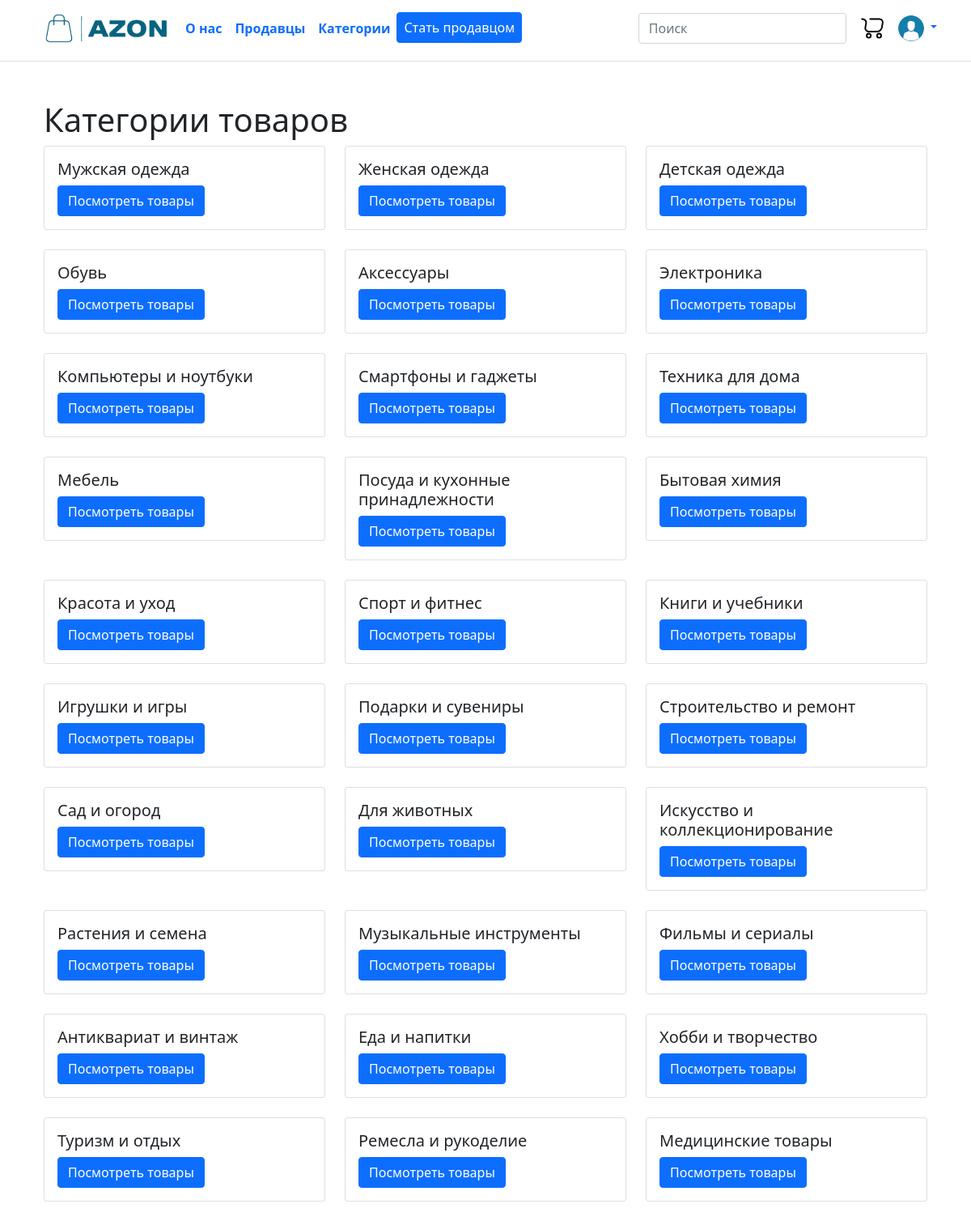
Page /categories (signed in) on the committed database.
### data/categories.py (models this page shows)
class Category(SqlAlchemyBase):
    __tablename__ = 'categories'
    id = sa.Column(sa.Integer, primary_key=True, autoincrement=True)
    name = sa.Column(sa.String, nullable=False)
    items = orm.relationship('Item', back_populates='category')

### main.py (the view)
@app.route('/categories')
def categories():
    sess = get_db_session()
    categories = sess.query(Category).all()[1:]
    return render_template('category.html', title='Категории', categories=categories)

### data/db_session.py (called while the page is built)
def create_session() -> Session:
    global __factory
    return __factory()

### data/get_db_session.py (called while the page is built)
def get_db_session():
    if 'db_session' not in g:
        g.db_session = db_session.create_session()
    return g.db_session

### main.py (called while the page is built)
@app.context_processor
def inject_shops():
    sess = get_db_session()  # Используем функцию для получения сессии
    if current_user.is_authenticated:
        shops = sess.query(Shop).filter(Shop.owner_id == current_user.id).all()
        categories = sess.query(Category).all()
    else:
        shops = []
        categories = []
    return dict(shops=shops, categories=categories)

@login_manager.user_loader
def load_user(user_id):
    db_sess = get_db_session()
    return db_sess.query(User).get(user_id)

### templates/category.html
{% extends "base.html" %}
{% block content %}
  <div class="container">
    <h1 class="mt-5">Категории товаров</h1>
    <div class="row">
      {% for category in categories %}
        <div class="col-md-4 mb-4">
          <div class="card">
            <div class="card-body">
              <h5 class="card-title">{{ category.name }}</h5>
              <a href="{{ url_for('items_by_category', category_id=category.id) }}" class="btn btn-primary">Посмотреть товары</a>
            </div>
          </div>
        </div>
      {% endfor %}
    </div>
  </div>
{% endblock %}

### templates/base.html (shortened to what this page needs)
<!doctype html>
<html lang="en">
<head>
    <link href="https://cdn.jsdelivr.net/npm/bootstrap@5.1.3/dist/css/bootstrap.min.css" rel="stylesheet">
    <link rel="stylesheet" href="{{ url_for('static', filename='css/style.css') }}">
</head>
<body>
<header class="p-9 mb-9 border-bottom" style="padding-bottom: 5px;">
    <div class="container">
      <div class="d-flex flex-wrap align-items-center justify-content-center justify-content-lg-start">
        <a href="/" class="d-flex align-items-center mb-2 mb-lg-0 link-body-emphasis text-decoration-none">
          <img src="{{ url_for('static', filename='img/header/logo.png') }}" height="70px">
        </a>
        <ul class="nav col-12 col-lg-auto me-lg-auto mb-1 justify-content-center mb-md-0 fs-6 fw-bold">
          <li><a href="/about" class="nav-link px-2 link-body-emphasis">О нас</a></li>
          <li><a href="/sellers" class="nav-link px-2 link-body-emphasis">Продавцы</a></li>
          <li><a href="/categories" class="nav-link px-2 link-body-emphasis">Категории</a></li>
          {% if current_user.is_authenticated %}
          <li><a href="/shop/about" class="px-2 btn btn-primary">Стать продавцом</a></li>
          {% endif %}
        </ul>
        <form action="{{ url_for('search_item') }}" method="GET" class="col-1 col-lg-auto mb-3 mb-lg-0 me-lg-3 v234">
            {% if text %}
            <input type="search" class="form-control" placeholder="Поиск" aria-label="Search" name="query" value="{{ text }}">
            {% else %}
            <input type="search" class="form-control" placeholder="Поиск" aria-label="Search" name="query">
            {% endif %}
        </form>
        {% if current_user.is_authenticated %}
        <a href="/cart" class="col-1 col-lg-auto mb-0 mb-lg-0 me-lg-3 ttt"><img src="{{ url_for('static', filename='img/header/shopping_cart.svg') }}" alt="mdo" width="32" height="32"></a>
        <div class="dropdown text-end">
          <a href="#" class="d-block link-body-emphasis text-decoration-none dropdown-toggle" data-bs-toggle="dropdown" aria-expanded="false">
            <img src="{{ url_for('static', filename='img/header/user.png') }}" alt="mdo" width="32" height="32" class="rounded-circle">
          </a>
        </div>
        {% else %}
        <div class="text-end">
          <a class="btn btn btn-primary" href="/login">Войти</a>
        </div>
        {% endif %}
      </div>
    </div>
</header>
<main role="main" class="container">
    {% block content %}{% endblock %}
</main>
</body>
</html>

### rows in the picture
Category: name "Мужская одежда"
Category: name "Женская одежда"
Category: name "Детская одежда"
Category: name "Обувь"
Category: name "Аксессуары"
Category: name "Электроника"
Category: name "Компьютеры и ноутбуки"
Category: name "Смартфоны и гаджеты"
Category: name "Техника для дома"
Category: name "Мебель"
Category: name "Посуда и кухонные принадлежности"
Category: name "Бытовая химия"
Category: name "Красота и уход"
Category: name "Спорт и фитнес"
Category: name "Книги и учебники"
Category: name "Игрушки и игры"
Category: name "Подарки и сувениры"
Category: name "Строительство и ремонт"
Category: name "Сад и огород"
Category: name "Для животных"
Category: name "Искусство и коллекционирование"
Category: name "Растения и семена"
Category: name "Музыкальные инструменты"
Category: name "Фильмы и сериалы"
Category: name "Антиквариат и винтаж"
Category: name "Еда и напитки"
Category: name "Хобби и творчество"
Category: name "Туризм и отдых"
Category: name "Ремесла и рукоделие"
Category: name "Медицинские товары"
